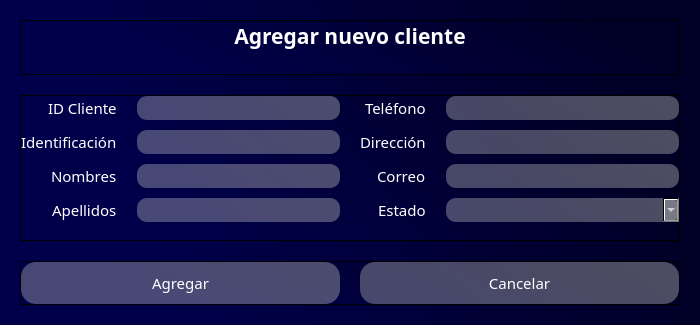
<?xml version="1.0" encoding="UTF-8"?>
<ui version="4.0">
 <class>Dialog</class>
 <widget class="QDialog" name="Dialog">
  <property name="geometry">
   <rect>
    <x>0</x>
    <y>0</y>
    <width>700</width>
    <height>325</height>
   </rect>
  </property>
  <property name="windowTitle">
   <string>Agregar nuevo cliente</string>
  </property>
  <property name="windowIcon">
   <iconset>
    <normaloff>../icons/book.png</normaloff>../icons/book.png</iconset>
  </property>
  <property name="whatsThis">
   <string/>
  </property>
  <property name="styleSheet">
   <string notr="true"/>
  </property>
  <property name="modal">
   <bool>true</bool>
  </property>
  <layout class="QVBoxLayout" name="verticalLayout">
   <property name="spacing">
    <number>0</number>
   </property>
   <property name="leftMargin">
    <number>0</number>
   </property>
   <property name="topMargin">
    <number>0</number>
   </property>
   <property name="rightMargin">
    <number>0</number>
   </property>
   <property name="bottomMargin">
    <number>0</number>
   </property>
   <item>
    <widget class="QWidget" name="widget" native="true">
     <property name="styleSheet">
      <string notr="true">background-color: qlineargradient(spread:pad, x1:1, y1:0.363, x2:0, y2:0.528864, stop:0.0696517 rgba(0, 0, 38, 255), stop:0.81592 rgba(0, 0, 74, 255));</string>
     </property>
     <layout class="QVBoxLayout" name="verticalLayout_2" stretch="2,7,1">
      <property name="spacing">
       <number>20</number>
      </property>
      <property name="leftMargin">
       <number>20</number>
      </property>
      <property name="topMargin">
       <number>20</number>
      </property>
      <property name="rightMargin">
       <number>20</number>
      </property>
      <property name="bottomMargin">
       <number>20</number>
      </property>
      <item>
       <widget class="QFrame" name="header">
        <property name="font">
         <font>
          <family>Candara</family>
          <pointsize>14</pointsize>
          <weight>75</weight>
          <bold>true</bold>
         </font>
        </property>
        <property name="frameShape">
         <enum>QFrame::StyledPanel</enum>
        </property>
        <property name="frameShadow">
         <enum>QFrame::Raised</enum>
        </property>
        <layout class="QVBoxLayout" name="verticalLayout_3" stretch="5,5">
         <property name="spacing">
          <number>5</number>
         </property>
         <property name="leftMargin">
          <number>0</number>
         </property>
         <property name="topMargin">
          <number>0</number>
         </property>
         <property name="rightMargin">
          <number>0</number>
         </property>
         <property name="bottomMargin">
          <number>0</number>
         </property>
         <item>
          <widget class="QLabel" name="lblTitulo">
           <property name="font">
            <font>
             <family>Candara</family>
             <pointsize>16</pointsize>
             <weight>75</weight>
             <bold>true</bold>
            </font>
           </property>
           <property name="styleSheet">
            <string notr="true">color: rgb(255, 255, 255);
background-color: none;</string>
           </property>
           <property name="text">
            <string>Agregar nuevo cliente</string>
           </property>
           <property name="alignment">
            <set>Qt::AlignCenter</set>
           </property>
          </widget>
         </item>
         <item>
          <widget class="QLabel" name="lblWarning">
           <property name="font">
            <font>
             <family>Candara</family>
             <pointsize>10</pointsize>
            </font>
           </property>
           <property name="styleSheet">
            <string notr="true">color: rgb(255, 0, 0);
background-color: none;</string>
           </property>
           <property name="text">
            <string/>
           </property>
           <property name="alignment">
            <set>Qt::AlignCenter</set>
           </property>
          </widget>
         </item>
        </layout>
       </widget>
      </item>
      <item>
       <widget class="QFrame" name="content">
        <property name="frameShape">
         <enum>QFrame::StyledPanel</enum>
        </property>
        <property name="frameShadow">
         <enum>QFrame::Raised</enum>
        </property>
        <layout class="QHBoxLayout" name="horizontalLayout" stretch="5,5">
         <property name="spacing">
          <number>20</number>
         </property>
         <property name="leftMargin">
          <number>0</number>
         </property>
         <property name="topMargin">
          <number>0</number>
         </property>
         <property name="rightMargin">
          <number>0</number>
         </property>
         <property name="bottomMargin">
          <number>0</number>
         </property>
         <item>
          <layout class="QFormLayout" name="formLayout">
           <property name="labelAlignment">
            <set>Qt::AlignRight|Qt::AlignTrailing|Qt::AlignVCenter</set>
           </property>
           <property name="horizontalSpacing">
            <number>20</number>
           </property>
           <property name="verticalSpacing">
            <number>10</number>
           </property>
           <item row="1" column="0">
            <widget class="QLabel" name="lblIdentificacion">
             <property name="font">
              <font>
               <family>Candara</family>
               <pointsize>11</pointsize>
              </font>
             </property>
             <property name="styleSheet">
              <string notr="true">color: rgb(255, 255, 255);
background-color: none;</string>
             </property>
             <property name="text">
              <string>Identificación</string>
             </property>
            </widget>
           </item>
           <item row="1" column="1">
            <widget class="QLineEdit" name="txtIdentificacion">
             <property name="font">
              <font>
               <family>Candara</family>
               <pointsize>11</pointsize>
              </font>
             </property>
             <property name="styleSheet">
              <string notr="true">background-color: qlineargradient(spread:pad, x1:1, y1:0.363, x2:0, y2:0.528864, stop:0.0696517 rgba(184, 184, 184, 105), stop:0.81592 rgba(195, 195, 195, 94));

border-radius: 10px;
color: rgb(255, 255, 255);
padding-left: 10px;</string>
             </property>
            </widget>
           </item>
           <item row="2" column="0">
            <widget class="QLabel" name="lblNombres">
             <property name="font">
              <font>
               <family>Candara</family>
               <pointsize>11</pointsize>
              </font>
             </property>
             <property name="styleSheet">
              <string notr="true">color: rgb(255, 255, 255);
background-color: none;</string>
             </property>
             <property name="text">
              <string>Nombres</string>
             </property>
            </widget>
           </item>
           <item row="2" column="1">
            <widget class="QLineEdit" name="txtNombres">
             <property name="font">
              <font>
               <family>Candara</family>
               <pointsize>11</pointsize>
              </font>
             </property>
             <property name="styleSheet">
              <string notr="true">background-color: qlineargradient(spread:pad, x1:1, y1:0.363, x2:0, y2:0.528864, stop:0.0696517 rgba(184, 184, 184, 105), stop:0.81592 rgba(195, 195, 195, 94));

border-radius: 10px;
color: rgb(255, 255, 255);
padding-left: 10px;</string>
             </property>
            </widget>
           </item>
           <item row="3" column="0">
            <widget class="QLabel" name="lblApellidos">
             <property name="font">
              <font>
               <family>Candara</family>
               <pointsize>11</pointsize>
              </font>
             </property>
             <property name="styleSheet">
              <string notr="true">color: rgb(255, 255, 255);
background-color: none;</string>
             </property>
             <property name="text">
              <string>Apellidos</string>
             </property>
            </widget>
           </item>
           <item row="3" column="1">
            <widget class="QLineEdit" name="txtApellidos">
             <property name="font">
              <font>
               <family>Candara</family>
               <pointsize>11</pointsize>
              </font>
             </property>
             <property name="styleSheet">
              <string notr="true">background-color: qlineargradient(spread:pad, x1:1, y1:0.363, x2:0, y2:0.528864, stop:0.0696517 rgba(184, 184, 184, 105), stop:0.81592 rgba(195, 195, 195, 94));

border-radius: 10px;
color: rgb(255, 255, 255);
padding-left: 10px;</string>
             </property>
            </widget>
           </item>
           <item row="0" column="0">
            <widget class="QLabel" name="lblidCliente">
             <property name="font">
              <font>
               <family>Candara</family>
               <pointsize>11</pointsize>
              </font>
             </property>
             <property name="styleSheet">
              <string notr="true">color: rgb(255, 255, 255);
background-color: none;</string>
             </property>
             <property name="text">
              <string>ID Cliente</string>
             </property>
            </widget>
           </item>
           <item row="0" column="1">
            <widget class="QLineEdit" name="txtidCliente">
             <property name="font">
              <font>
               <family>Candara</family>
               <pointsize>11</pointsize>
              </font>
             </property>
             <property name="styleSheet">
              <string notr="true">background-color: qlineargradient(spread:pad, x1:1, y1:0.363, x2:0, y2:0.528864, stop:0.0696517 rgba(184, 184, 184, 105), stop:0.81592 rgba(195, 195, 195, 94));

border-radius: 10px;
color: rgb(255, 255, 255);
padding-left: 10px;</string>
             </property>
             <property name="readOnly">
              <bool>true</bool>
             </property>
            </widget>
           </item>
          </layout>
         </item>
         <item>
          <layout class="QFormLayout" name="formLayout_3">
           <property name="labelAlignment">
            <set>Qt::AlignRight|Qt::AlignTrailing|Qt::AlignVCenter</set>
           </property>
           <property name="horizontalSpacing">
            <number>20</number>
           </property>
           <property name="verticalSpacing">
            <number>10</number>
           </property>
           <item row="0" column="0">
            <widget class="QLabel" name="lblTelefono">
             <property name="font">
              <font>
               <family>Candara</family>
               <pointsize>11</pointsize>
              </font>
             </property>
             <property name="styleSheet">
              <string notr="true">color: rgb(255, 255, 255);
background-color: none;</string>
             </property>
             <property name="text">
              <string>Teléfono</string>
             </property>
            </widget>
           </item>
           <item row="0" column="1">
            <widget class="QLineEdit" name="txtTelefono">
             <property name="font">
              <font>
               <family>Candara</family>
               <pointsize>11</pointsize>
              </font>
             </property>
             <property name="styleSheet">
              <string notr="true">background-color: qlineargradient(spread:pad, x1:1, y1:0.363, x2:0, y2:0.528864, stop:0.0696517 rgba(184, 184, 184, 105), stop:0.81592 rgba(195, 195, 195, 94));

border-radius: 10px;
color: rgb(255, 255, 255);
padding-left: 10px;</string>
             </property>
            </widget>
           </item>
           <item row="1" column="0">
            <widget class="QLabel" name="lblDireccion">
             <property name="font">
              <font>
               <family>Candara</family>
               <pointsize>11</pointsize>
              </font>
             </property>
             <property name="styleSheet">
              <string notr="true">color: rgb(255, 255, 255);
background-color: none;</string>
             </property>
             <property name="text">
              <string>Dirección</string>
             </property>
            </widget>
           </item>
           <item row="1" column="1">
            <widget class="QLineEdit" name="txtDireccion">
             <property name="font">
              <font>
               <family>Candara</family>
               <pointsize>11</pointsize>
              </font>
             </property>
             <property name="styleSheet">
              <string notr="true">background-color: qlineargradient(spread:pad, x1:1, y1:0.363, x2:0, y2:0.528864, stop:0.0696517 rgba(184, 184, 184, 105), stop:0.81592 rgba(195, 195, 195, 94));

border-radius: 10px;
color: rgb(255, 255, 255);
padding-left: 10px;</string>
             </property>
            </widget>
           </item>
           <item row="2" column="0">
            <widget class="QLabel" name="lblCorreo">
             <property name="font">
              <font>
               <family>Candara</family>
               <pointsize>11</pointsize>
              </font>
             </property>
             <property name="styleSheet">
              <string notr="true">color: rgb(255, 255, 255);
background-color: none;</string>
             </property>
             <property name="text">
              <string>Correo</string>
             </property>
            </widget>
           </item>
           <item row="2" column="1">
            <widget class="QLineEdit" name="txtCorreo">
             <property name="font">
              <font>
               <family>Candara</family>
               <pointsize>11</pointsize>
              </font>
             </property>
             <property name="styleSheet">
              <string notr="true">background-color: qlineargradient(spread:pad, x1:1, y1:0.363, x2:0, y2:0.528864, stop:0.0696517 rgba(184, 184, 184, 105), stop:0.81592 rgba(195, 195, 195, 94));

border-radius: 10px;
color: rgb(255, 255, 255);
padding-left: 10px;</string>
             </property>
            </widget>
           </item>
           <item row="3" column="0">
            <widget class="QLabel" name="lblEstado">
             <property name="font">
              <font>
               <family>Candara</family>
               <pointsize>11</pointsize>
              </font>
             </property>
             <property name="styleSheet">
              <string notr="true">color: rgb(255, 255, 255);
background-color: none;</string>
             </property>
             <property name="text">
              <string>Estado</string>
             </property>
            </widget>
           </item>
           <item row="3" column="1">
            <widget class="QComboBox" name="cbEstado">
             <property name="font">
              <font>
               <family>Candara</family>
               <pointsize>11</pointsize>
              </font>
             </property>
             <property name="cursor">
              <cursorShape>PointingHandCursor</cursorShape>
             </property>
             <property name="toolTip">
              <string>Estados</string>
             </property>
             <property name="styleSheet">
              <string notr="true">background-color: qlineargradient(spread:pad, x1:1, y1:0.363, x2:0, y2:0.528864, stop:0.0696517 rgba(184, 184, 184, 105), stop:0.81592 rgba(195, 195, 195, 94));

border-radius: 10px;
color: rgb(255, 255, 255);
padding-left: 10px;</string>
             </property>
            </widget>
           </item>
          </layout>
         </item>
        </layout>
       </widget>
      </item>
      <item>
       <widget class="QFrame" name="footer">
        <property name="frameShape">
         <enum>QFrame::StyledPanel</enum>
        </property>
        <property name="frameShadow">
         <enum>QFrame::Raised</enum>
        </property>
        <layout class="QHBoxLayout" name="horizontalLayout_2">
         <property name="spacing">
          <number>20</number>
         </property>
         <property name="leftMargin">
          <number>0</number>
         </property>
         <property name="topMargin">
          <number>0</number>
         </property>
         <property name="rightMargin">
          <number>0</number>
         </property>
         <property name="bottomMargin">
          <number>0</number>
         </property>
         <item>
          <widget class="QPushButton" name="btnAgregar">
           <property name="font">
            <font>
             <family>Candara</family>
             <pointsize>11</pointsize>
            </font>
           </property>
           <property name="cursor">
            <cursorShape>PointingHandCursor</cursorShape>
           </property>
           <property name="toolTip">
            <string>Agregar</string>
           </property>
           <property name="styleSheet">
            <string notr="true">QPushButton#btnAgregar{
	background-color: qlineargradient(spread:pad, x1:1, y1:0.363, x2:0, y2:0.528864, stop:0.0696517 rgba(184, 184, 184, 105), stop:0.81592 rgba(195, 195, 195, 94));
	
	color: rgba(255, 255, 255);
	border-radius: 15px;
	padding: 10px;
}

QPushButton#btnAgregar:hover{
	background-color: qlineargradient(spread:pad, x1:1, y1:0.363, x2:0, y2:0.528864, stop:0.0696517 rgba(150, 150, 150, 255), stop:0.81592 rgba(201, 201, 201, 255));
}

QPushButton#btnAgregar:pressed{
	background-color: rgb(173, 173, 173);
}</string>
           </property>
           <property name="text">
            <string>Agregar</string>
           </property>
          </widget>
         </item>
         <item>
          <widget class="QPushButton" name="btnCancelar">
           <property name="font">
            <font>
             <family>Candara</family>
             <pointsize>11</pointsize>
            </font>
           </property>
           <property name="cursor">
            <cursorShape>PointingHandCursor</cursorShape>
           </property>
           <property name="toolTip">
            <string>Cancelar</string>
           </property>
           <property name="styleSheet">
            <string notr="true">QPushButton#btnCancelar{
	background-color: qlineargradient(spread:pad, x1:1, y1:0.363, x2:0, y2:0.528864, stop:0.0696517 rgba(184, 184, 184, 105), stop:0.81592 rgba(195, 195, 195, 94));
	
	color: rgba(255, 255, 255);
	border-radius: 15px;
	padding: 10px;
}

QPushButton#btnCancelar:hover{
	background-color: qlineargradient(spread:pad, x1:1, y1:0.363, x2:0, y2:0.528864, stop:0.0696517 rgba(150, 150, 150, 255), stop:0.81592 rgba(201, 201, 201, 255));
}

QPushButton#btnCancelar:pressed{
	background-color: rgb(173, 173, 173);
}</string>
           </property>
           <property name="text">
            <string>Cancelar</string>
           </property>
          </widget>
         </item>
        </layout>
       </widget>
      </item>
     </layout>
    </widget>
   </item>
  </layout>
 </widget>
 <resources/>
 <connections/>
</ui>
